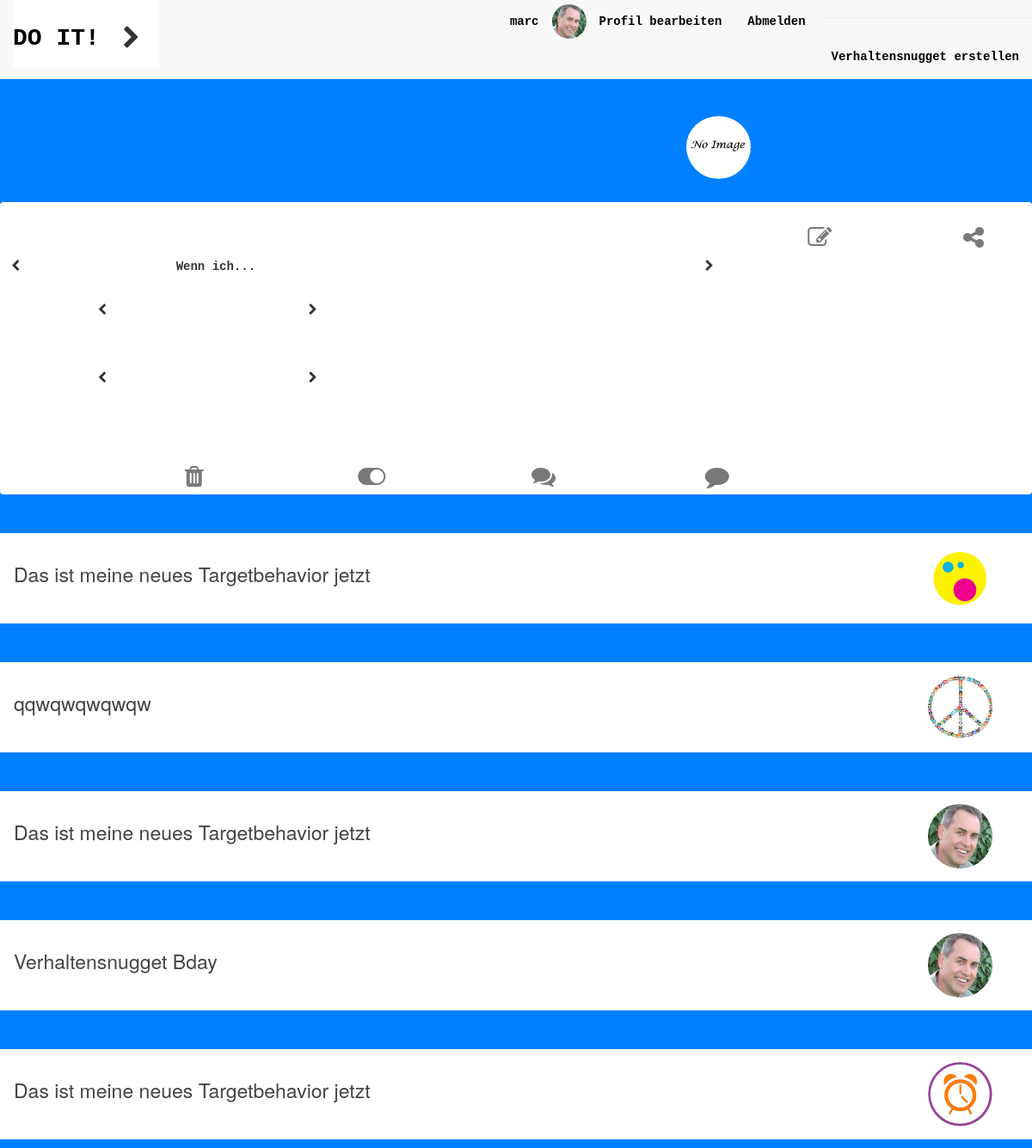
/overview/habit/create/ (signed in), run on an earlier commit of the app's database.
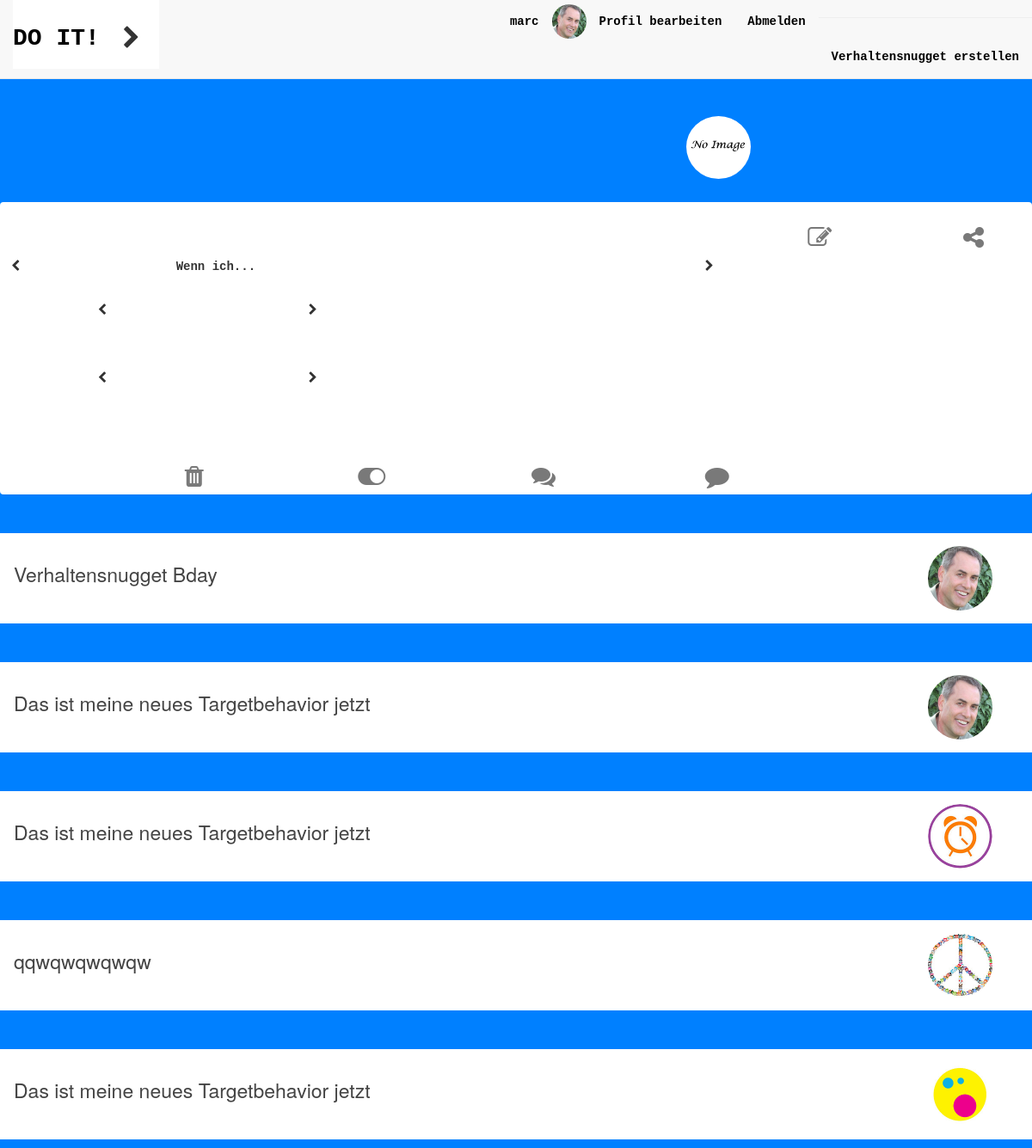
And on a later commit of the database.
### habits/models.py (models this page shows, shortened)
class Habit(models.Model):
    TRIGGER_OPTION_1 = 'Wenn ich...'
    TRIGGER_OPTION_2 = 'Bevor ich...'
    TRIGGER_OPTION_3 = 'Immer wenn ich...'
    TRIGGER_OPTION_4 = 'Jedes Mal wenn ich...'
    TRIGGER_OPTION_5 = 'Nachdem ich...'
    TRIGGER_CHOICES = (
        (TRIGGER_OPTION_1, TRIGGER_OPTION_1),
        (TRIGGER_OPTION_2, TRIGGER_OPTION_2),
        (TRIGGER_OPTION_3, TRIGGER_OPTION_3),
        (TRIGGER_OPTION_4, TRIGGER_OPTION_4),
        (TRIGGER_OPTION_5, TRIGGER_OPTION_5),
    )
    priority = models.IntegerField(default=1)
    title = models.CharField(max_length=200)
    trigger = models.CharField(max_length=15, choices=TRIGGER_CHOICES, default=TRIGGER_OPTION_5)
    existingroutine = models.ForeignKey(
        'Existingroutine',
        on_delete=models.SET_NULL,
        blank=True,
        null = True,
    )
    targetbehavior = models.ForeignKey(
        'Targetbehavior',
        on_delete=models.SET_NULL,
        blank=True,
        null = True,
    )
    image = models.ImageField(upload_to='habit_image', blank=True)
    created_by = models.ForeignKey(UserProfile, on_delete=models.SET_NULL, null=True, blank=True)
    STATUS_CHOICES = ((True, 'active'), (False, 'inactive'))
    is_active = models.BooleanField(choices=STATUS_CHOICES, default=True)
    created_at = models.DateTimeField(default=datetime.datetime.now, blank=True)
    triggered_at_time = models.TimeField(blank=True, null=True)
    triggered_at_date = models.DateField(blank=True, null=True)
    def image_url(self):
        if self.image and hasattr(self.image, 'url'):
            return self.image.url
        else:
            return None;

### habits/views.py (the view)
def display_habitToCreate(request):
    print('display_habitToCreate is fired!')
    habits = Habit.objects.filter(created_by=request.user.userprofile)
    existingroutines = Existingroutine.objects.filter(created_by=request.user.userprofile)
    targetbehaviors = Targetbehavior.objects.filter(created_by=request.user.userprofile)
    if (request.method == 'GET'):
        print('request.display_habitToCreate == GET')
        form = HabitCreateForm(request.POST or None)
    template_args = {'form':form, 'habits':habits,
                    'routines':existingroutines,
                    'targetbehaviors': targetbehaviors}
    return render(request, 'habits/display_habit_to_create.html', template_args)

### habits/forms.py
class HabitCreateForm(forms.ModelForm):
    class Meta:
        model = Habit
        fields = ( 'title', 'trigger', 'existingroutine', 'targetbehavior', 'image', 'triggered_at_time', 'triggered_at_date')

### accounts/models.py (called while the page is built)
    def image_url(self):
        if self.image and hasattr(self.image, 'url'):
            return self.image.url
        else:
            return '/media/profile_image/dummy_avatar.jpg'

### habits/templates/habits/display_habit_to_create.html (shortened to what the changed rows need)
{% extends 'base.html' %}
{% block head %}
  {% load staticfiles %}
  <link rel="stylesheet" type="text/css" href="{% static 'habits/css/style.css' %}" />
  <link rel="stylesheet" type="text/css" href="{% static 'habits/css/style_create_habit.css' %}" />
  <link rel="stylesheet" type="text/css" href="{% static 'habits/css/font-awesome.min.css' %}" />
{% endblock %}
{% block body %}
<ul class="custom-ul-for-habit-create">
  {% if habits %}
  {% for habit in habits|dictsort:"priority" %}
  <li class="custom-list-item">
    <button draggable=true id="accordion_{{habit.id}}" class="accordion custom-accordion">
      <div class="media">
        <div class="media-body">
          <h4 class="media-heading custom-media-heading">{{habit.title}}</h4>
        </div>
        <div class="media-right media-middle">
          {% if habit.image_url %}
          <img id="overview-image" class="media-object" src="{{habit.image_url}}" width=75 height=75>
          {% endif %}
        </div>
      </div>
    </button>
  </li>
  {% endfor %}
  {% endif %}
</ul>
{% endblock %}

What changed in the data, as far as the page shows it:
changed Habit "Verhaltensnugget Bday": moves up the list
changed Habit (number 2 of 5 on the later page): moves up the list
changed Habit (number 3 of 5 on the later page): moves up the list
changed Habit "qqwqwqwqwqw": moves down the list
